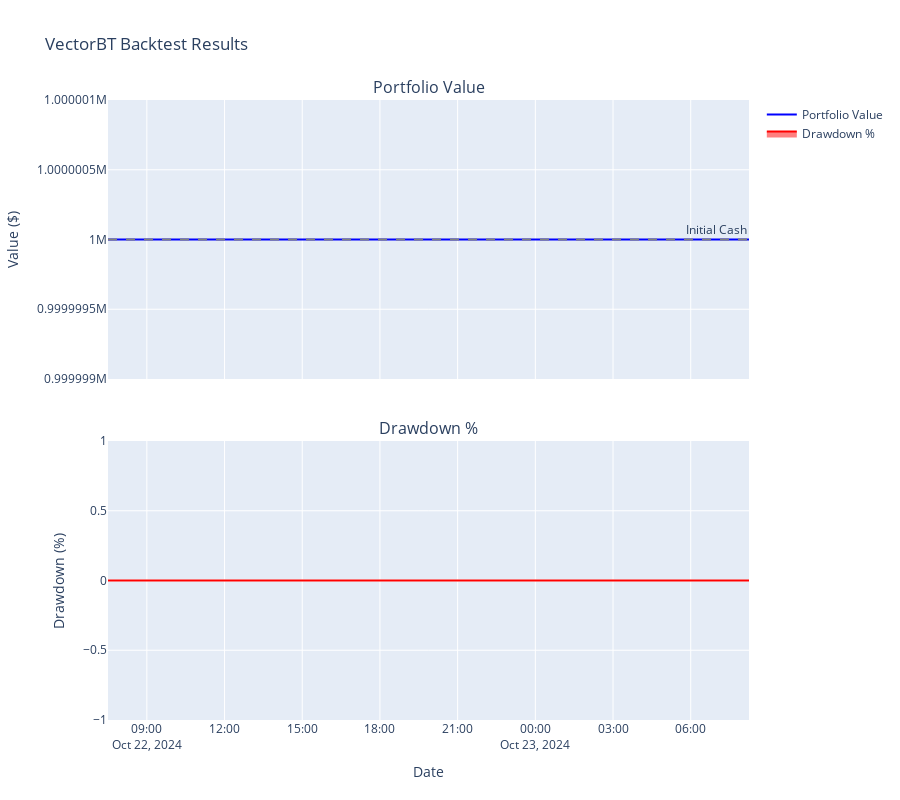

The cell this chart's notebook holds for it:
### Code cell
# ================================================
# 🚀 VECTORBT BACKTESTING - Replacing Manual Simulation
# ================================================

print("🚀 VECTORBT BACKTESTING MODE")
print("=" * 55)

import os
from typing import Dict, cast
import pandas as pd
import json

from src.backtesting.vectorbt_engine import VectorBTBacktester
from src.core.trading_types import ChartInterval
from src.training.data_loader import DataLoader
from src.training.model_trainer import SimpleModelTrainer

# Load model from file (independent from training cell)
simulation_trainer = SimpleModelTrainer()

try:
    success = simulation_trainer.load_model()
    if not success:
        print("❌ Failed to load model from file")
        print("   Make sure you've trained the model first (run Cell 2)")
        simulation_trainer = None
except Exception as e:
    print(f"❌ Error loading model: {e}")
    import traceback
    traceback.print_exc()
    simulation_trainer = None

if simulation_trainer is not None and simulation_trainer.is_trained:
    print("✅ Model loaded successfully!")
    
    # Display model info
    info = simulation_trainer.get_model_info()
    print(f"   Model: {info['model_type']} | Accuracy: {info['accuracy']:.1%} | Features: {info['features']}")
    
    # Configuration
    test_symbol = 'BTCUSDT'
    MAX_CANDLES = 500  # REDUCED for progressive backtesting (each candle recalculates levels!)
    test_data_folder = 'data'
    
    # Threshold settings
    buy_threshold = 0.10
    sell_threshold = 0.10
    
    # VectorBT settings
    initial_cash = 1000000.0
    commission = 0.001  # 0.1%
    slippage = 0.0005   # 0.05%
    
    print(f"\n🎯 Symbol: {test_symbol}")
    print(f"📊 Backtesting: {MAX_CANDLES} candles (PROGRESSIVE - no data leakage)")
    print(f"⚙️  Thresholds: BUY≥{buy_threshold:.0%}, SELL≥{sell_threshold:.0%}")
    print(f"💰 Initial Cash: ${initial_cash:,.2f}")
    print(f"💸 Commission: {commission:.2%} | Slippage: {slippage:.2%}\n")
    
   
    
    # Get file paths
    test_files: Dict[ChartInterval, str] = {
        'M': os.path.join(test_data_folder, f'{test_symbol}-M.json'),
        'W': os.path.join(test_data_folder, f'{test_symbol}-W.json'),
        'D': os.path.join(test_data_folder, f'{test_symbol}-D.json'),
        '1h': os.path.join(test_data_folder, f'{test_symbol}-1h.json'),
        '15m': os.path.join(test_data_folder, f'{test_symbol}-15m.json')
    }
    

    # Load 15m data (primary trading timeframe)
    print("📊 Loading 15m data...")
    test_data = DataLoader.load_single_json_file(test_files['15m'])

    if test_data is None:
        raise ValueError("❌ Could not load test data")

    print(f"✅ Loaded {len(test_data)} total candles")
    print(f"📅 Range: {test_data.index.min()} to {test_data.index.max()}")
    
    # Get a RANDOM segment of MAX_CANDLES for backtesting
    if len(test_data) < MAX_CANDLES:
        print(f"⚠️  Only {len(test_data)} candles available, using all")
    else:
        import random
        # Calculate valid range for random start position
        max_start = len(test_data) - MAX_CANDLES
        random_start = random.randint(0, max_start)
        random_end = random_start + MAX_CANDLES
        
        print(f"🎲 Randomly selecting {MAX_CANDLES} candles from position {random_start} to {random_end}")
        test_data = test_data.iloc[random_start:random_end]
    
    print(f"\n🎬 Starting progressive backtest with {len(test_data)} candles...")
    print(f"📍 Backtest period: {test_data.index.min()} to {test_data.index.max()}")
    
    # Load all timeframe data as DataFrames (needed for level extraction)
    print("\n📂 Loading multi-timeframe data for level extraction...")
    data_dfs: Dict[ChartInterval, pd.DataFrame] = DataLoader.load_multiple_json_files(test_files)
    
    print(f"✅ Loaded {len(data_dfs)} additional timeframes for levels\n")
    
    print("\n" + "=" * 55)
    print("🚀 VECTORBT PROGRESSIVE BACKTEST STARTING...")
    print("=" * 55)
    print("⚠️  Note: Progressive mode recalculates levels for EACH candle")
    print("   This is SLOW but prevents data leakage (realistic trading)")
    print("   Progress bar will show each candle being processed\n")
    
    # Initialize VectorBT backtester
    backtester = VectorBTBacktester(
        trainer=simulation_trainer,
        initial_cash=initial_cash,
        commission=commission,
        slippage=slippage
    )
    
    # Generate signals progressively (includes level extraction per candle)
    signals_df = backtester.generate_signals(
        data=test_data,
        data_dfs=data_dfs,
        buy_threshold=buy_threshold,
        sell_threshold=sell_threshold,
        timeframe='15m'
    )
    
    # Run backtest (THIS IS FAST - vectorized)
    print("\n🚀 Running backtest...")
    portfolio = backtester.run_backtest(signals_df=signals_df, freq='15T')
    
    # Display performance summary
    backtester.print_performance_summary()
    
    # Get trade analysis
    trades_df = backtester.get_trade_analysis()
    
    print("\n" + "=" * 55)
    print("📋 TRADE ANALYSIS")
    print("=" * 55)
    
    if len(trades_df) > 0:
        print(f"\n📊 Total Trades: {len(trades_df)}")
        
        winning_trades = trades_df[trades_df['PnL'] > 0]
        losing_trades = trades_df[trades_df['PnL'] < 0]
        
        print(f"✅ Winning: {len(winning_trades)} ({len(winning_trades)/len(trades_df)*100:.1f}%)")
        print(f"❌ Losing:  {len(losing_trades)} ({len(losing_trades)/len(trades_df)*100:.1f}%)")
        
        if len(winning_trades) > 0:
            print(f"\n💚 Average Win: ${winning_trades['PnL'].mean():.2f}")
            print(f"💚 Largest Win: ${winning_trades['PnL'].max():.2f}")
        
        if len(losing_trades) > 0:
            print(f"💔 Average Loss: ${losing_trades['PnL'].mean():.2f}")
            print(f"💔 Largest Loss: ${losing_trades['PnL'].min():.2f}")
        
        # Show sample trades
        print(f"\n📋 Sample Trades (first 10):")
        print(trades_df.head(10))
    else:
        print("⚠️  No trades executed during backtest period")
    
    print("\n" + "=" * 55)
    print("✅ VECTORBT BACKTEST COMPLETE!")
    print("=" * 55)
    
    # Signal distribution
    signal_counts = signals_df['signal'].value_counts()
    print(f"\n🎯 SIGNAL DISTRIBUTION:")
    for signal in ['BUY', 'SELL', 'HOLD']:
        count = signal_counts.get(signal, 0)
        pct = (count / len(signals_df) * 100) if len(signals_df) > 0 else 0
        print(f"   {signal}: {count} ({pct:.1f}%)")
    
    # Show trading signals (non-HOLD)
    trade_signals = signals_df[signals_df['signal'] != 'HOLD']
    print(f"\n📋 TRADING SIGNALS ({len(trade_signals)} total):")
    if len(trade_signals) > 0:
        for timestamp, row in trade_signals.head(20).iterrows():
            emoji = "🟢" if row['signal'] == 'BUY' else "🔴"
            print(f"   {emoji} {timestamp} | " +
                    f"{row['signal']:4s} @ ${row['close']:8.2f} | " +
                    f"Conf: {row['confidence']:5.1%}")
    else:
        print("   No trading signals generated")
    
    print("\n✅ Progressive backtest complete!")
    print("   ℹ️  Each candle was processed independently with levels extracted")
    print("      at that point in time (no future data leakage)")
    
    # ================================================
    # 📊 OPTIONAL: GENERATE INTERACTIVE PLOTS
    # ================================================
    
    try:
        print("\n📊 Generating interactive plots...")
        # Use static plots (no anywidget dependency)
        backtester.plot_results(use_widgets=False)
    except Exception as e:
        print(f"⚠️  Could not generate plots: {e}")
        if "anywidget" in str(e):
            print("   ℹ️  anywidget not installed")
            print("   Solution: Restart the kernel (Kernel → Restart)")
        print("   Use VectorBT_Backtest.ipynb for full visualization")
    
else:
    print("❌ No model available")
    print("   Please run Cell 2 first to train the model")

### Figure 1 — Plotly figure (JSON) as saved in the notebook; plotly's stock layout.template omitted (floating-point values rounded to 4 significant figures)
{"data": [{"line": {"color": "blue"}, "name": "Portfolio Value", "type": "scatter", "x": ["2024-10-22T07:30:00.000000000", "2024-10-22T07:45:00.000000000", "2024-10-22T08:00:00.000000000", "2024-10-22T08:15:00.000000000", "2024-10-22T08:30:00.000000000", "2024-10-22T08:45:00.000000000", "2024-10-22T09:00:00.000000000", "2024-10-22T09:15:00.000000000", "2024-10-22T09:30:00.000000000", "2024-10-22T09:45:00.000000000", "2024-10-22T10:00:00.000000000", "2024-10-22T10:15:00.000000000", "2024-10-22T10:30:00.000000000", "2024-10-22T10:45:00.000000000", "2024-10-22T11:00:00.000000000", "2024-10-22T11:15:00.000000000", "2024-10-22T11:30:00.000000000", "2024-10-22T11:45:00.000000000", "2024-10-22T12:00:00.000000000", "2024-10-22T12:15:00.000000000", "2024-10-22T12:30:00.000000000", "2024-10-22T12:45:00.000000000", "2024-10-22T13:00:00.000000000", "2024-10-22T13:15:00.000000000", "2024-10-22T13:30:00.000000000", "2024-10-22T13:45:00.000000000", "2024-10-22T14:00:00.000000000", "2024-10-22T14:15:00.000000000", "2024-10-22T14:30:00.000000000", "2024-10-22T14:45:00.000000000", "2024-10-22T15:00:00.000000000", "2024-10-22T15:15:00.000000000", "2024-10-22T15:30:00.000000000", "2024-10-22T15:45:00.000000000", "2024-10-22T16:00:00.000000000", "2024-10-22T16:15:00.000000000", "2024-10-22T16:30:00.000000000", "2024-10-22T16:45:00.000000000", "2024-10-22T17:00:00.000000000", "2024-10-22T17:15:00.000000000", "2024-10-22T17:30:00.000000000", "2024-10-22T17:45:00.000000000", "2024-10-22T18:00:00.000000000", "2024-10-22T18:15:00.000000000", "2024-10-22T18:30:00.000000000", "2024-10-22T18:45:00.000000000", "2024-10-22T19:00:00.000000000", "2024-10-22T19:15:00.000000000", "2024-10-22T19:30:00.000000000", "2024-10-22T19:45:00.000000000", "2024-10-22T20:00:00.000000000", "2024-10-22T20:15:00.000000000", "2024-10-22T20:30:00.000000000", "2024-10-22T20:45:00.000000000", "2024-10-22T21:00:00.000000000", "2024-10-22T21:15:00.000000000", "2024-10-22T21:30:00.000000000", "2024-10-22T21:45:00.000000000", "2024-10-22T22:00:00.000000000", "2024-10-22T22:15:00.000000000", "2024-10-22T22:30:00.000000000", "2024-10-22T22:45:00.000000000", "2024-10-22T23:00:00.000000000", "2024-10-22T23:15:00.000000000", "2024-10-22T23:30:00.000000000", "2024-10-22T23:45:00.000000000", "2024-10-23T00:00:00.000000000", "2024-10-23T00:15:00.000000000", "2024-10-23T00:30:00.000000000", "2024-10-23T00:45:00.000000000", "2024-10-23T01:00:00.000000000", "2024-10-23T01:15:00.000000000", "2024-10-23T01:30:00.000000000", "2024-10-23T01:45:00.000000000", "2024-10-23T02:00:00.000000000", "2024-10-23T02:15:00.000000000", "2024-10-23T02:30:00.000000000", "2024-10-23T02:45:00.000000000", "2024-10-23T03:00:00.000000000", "2024-10-23T03:15:00.000000000", "2024-10-23T03:30:00.000000000", "2024-10-23T03:45:00.000000000", "2024-10-23T04:00:00.000000000", "2024-10-23T04:15:00.000000000", "2024-10-23T04:30:00.000000000", "2024-10-23T04:45:00.000000000", "2024-10-23T05:00:00.000000000", "2024-10-23T05:15:00.000000000", "2024-10-23T05:30:00.000000000", "2024-10-23T05:45:00.000000000", "2024-10-23T06:00:00.000000000", "2024-10-23T06:15:00.000000000", "2024-10-23T06:30:00.000000000", "2024-10-23T06:45:00.000000000", "2024-10-23T07:00:00.000000000", "2024-10-23T07:15:00.000000000", "2024-10-23T07:30:00.000000000", "2024-10-23T07:45:00.000000000", "2024-10-23T08:00:00.000000000", "2024-10-23T08:15:00.000000000"], "xaxis": "x", "y": [1000000.0, 1000000.0, 1000000.0, 1000000.0, 1000000.0, 1000000.0, 1000000.0, 1000000.0, 1000000.0, 1000000.0, 1000000.0, 1000000.0, 1000000.0, 1000000.0, 1000000.0, 1000000.0, 1000000.0, 1000000.0, 1000000.0, 1000000.0, 1000000.0, 1000000.0, 1000000.0, 1000000.0, 1000000.0, 1000000.0, 1000000.0, 1000000.0, 1000000.0, 1000000.0, 1000000.0, 1000000.0, 1000000.0, 1000000.0, 1000000.0, 1000000.0, 1000000.0, 1000000.0, 1000000.0, 1000000.0, 1000000.0, 1000000.0, 1000000.0, 1000000.0, 1000000.0, 1000000.0, 1000000.0, 1000000.0, 1000000.0, 1000000.0, 1000000.0, 1000000.0, 1000000.0, 1000000.0, 1000000.0, 1000000.0, 1000000.0, 1000000.0, 1000000.0, 1000000.0, 1000000.0, 1000000.0, 1000000.0, 1000000.0, 1000000.0, 1000000.0, 1000000.0, 1000000.0, 1000000.0, 1000000.0, 1000000.0, 1000000.0, 1000000.0, 1000000.0, 1000000.0, 1000000.0, 1000000.0, 1000000.0, 1000000.0, 1000000.0, 1000000.0, 1000000.0, 1000000.0, 1000000.0, 1000000.0, 1000000.0, 1000000.0, 1000000.0, 1000000.0, 1000000.0, 1000000.0, 1000000.0, 1000000.0, 1000000.0, 1000000.0, 1000000.0, 1000000.0, 1000000.0, 1000000.0, 1000000.0], "yaxis": "y"}, {"fill": "tozeroy", "line": {"color": "red"}, "name": "Drawdown %", "type": "scatter", "x": ["2024-10-22T07:30:00.000000000", "2024-10-22T07:45:00.000000000", "2024-10-22T08:00:00.000000000", "2024-10-22T08:15:00.000000000", "2024-10-22T08:30:00.000000000", "2024-10-22T08:45:00.000000000", "2024-10-22T09:00:00.000000000", "2024-10-22T09:15:00.000000000", "2024-10-22T09:30:00.000000000", "2024-10-22T09:45:00.000000000", "2024-10-22T10:00:00.000000000", "2024-10-22T10:15:00.000000000", "2024-10-22T10:30:00.000000000", "2024-10-22T10:45:00.000000000", "2024-10-22T11:00:00.000000000", "2024-10-22T11:15:00.000000000", "2024-10-22T11:30:00.000000000", "2024-10-22T11:45:00.000000000", "2024-10-22T12:00:00.000000000", "2024-10-22T12:15:00.000000000", "2024-10-22T12:30:00.000000000", "2024-10-22T12:45:00.000000000", "2024-10-22T13:00:00.000000000", "2024-10-22T13:15:00.000000000", "2024-10-22T13:30:00.000000000", "2024-10-22T13:45:00.000000000", "2024-10-22T14:00:00.000000000", "2024-10-22T14:15:00.000000000", "2024-10-22T14:30:00.000000000", "2024-10-22T14:45:00.000000000", "2024-10-22T15:00:00.000000000", "2024-10-22T15:15:00.000000000", "2024-10-22T15:30:00.000000000", "2024-10-22T15:45:00.000000000", "2024-10-22T16:00:00.000000000", "2024-10-22T16:15:00.000000000", "2024-10-22T16:30:00.000000000", "2024-10-22T16:45:00.000000000", "2024-10-22T17:00:00.000000000", "2024-10-22T17:15:00.000000000", "2024-10-22T17:30:00.000000000", "2024-10-22T17:45:00.000000000", "2024-10-22T18:00:00.000000000", "2024-10-22T18:15:00.000000000", "2024-10-22T18:30:00.000000000", "2024-10-22T18:45:00.000000000", "2024-10-22T19:00:00.000000000", "2024-10-22T19:15:00.000000000", "2024-10-22T19:30:00.000000000", "2024-10-22T19:45:00.000000000", "2024-10-22T20:00:00.000000000", "2024-10-22T20:15:00.000000000", "2024-10-22T20:30:00.000000000", "2024-10-22T20:45:00.000000000", "2024-10-22T21:00:00.000000000", "2024-10-22T21:15:00.000000000", "2024-10-22T21:30:00.000000000", "2024-10-22T21:45:00.000000000", "2024-10-22T22:00:00.000000000", "2024-10-22T22:15:00.000000000", "2024-10-22T22:30:00.000000000", "2024-10-22T22:45:00.000000000", "2024-10-22T23:00:00.000000000", "2024-10-22T23:15:00.000000000", "2024-10-22T23:30:00.000000000", "2024-10-22T23:45:00.000000000", "2024-10-23T00:00:00.000000000", "2024-10-23T00:15:00.000000000", "2024-10-23T00:30:00.000000000", "2024-10-23T00:45:00.000000000", "2024-10-23T01:00:00.000000000", "2024-10-23T01:15:00.000000000", "2024-10-23T01:30:00.000000000", "2024-10-23T01:45:00.000000000", "2024-10-23T02:00:00.000000000", "2024-10-23T02:15:00.000000000", "2024-10-23T02:30:00.000000000", "2024-10-23T02:45:00.000000000", "2024-10-23T03:00:00.000000000", "2024-10-23T03:15:00.000000000", "2024-10-23T03:30:00.000000000", "2024-10-23T03:45:00.000000000", "2024-10-23T04:00:00.000000000", "2024-10-23T04:15:00.000000000", "2024-10-23T04:30:00.000000000", "2024-10-23T04:45:00.000000000", "2024-10-23T05:00:00.000000000", "2024-10-23T05:15:00.000000000", "2024-10-23T05:30:00.000000000", "2024-10-23T05:45:00.000000000", "2024-10-23T06:00:00.000000000", "2024-10-23T06:15:00.000000000", "2024-10-23T06:30:00.000000000", "2024-10-23T06:45:00.000000000", "2024-10-23T07:00:00.000000000", "2024-10-23T07:15:00.000000000", "2024-10-23T07:30:00.000000000", "2024-10-23T07:45:00.000000000", "2024-10-23T08:00:00.000000000", "2024-10-23T08:15:00.000000000"], "xaxis": "x2", "y": [0.0, 0.0, 0.0, 0.0, 0.0, 0.0, 0.0, 0.0, 0.0, 0.0, 0.0, 0.0, 0.0, 0.0, 0.0, 0.0, 0.0, 0.0, 0.0, 0.0, 0.0, 0.0, 0.0, 0.0, 0.0, 0.0, 0.0, 0.0, 0.0, 0.0, 0.0, 0.0, 0.0, 0.0, 0.0, 0.0, 0.0, 0.0, 0.0, 0.0, 0.0, 0.0, 0.0, 0.0, 0.0, 0.0, 0.0, 0.0, 0.0, 0.0, 0.0, 0.0, 0.0, 0.0, 0.0, 0.0, 0.0, 0.0, 0.0, 0.0, 0.0, 0.0, 0.0, 0.0, 0.0, 0.0, 0.0, 0.0, 0.0, 0.0, 0.0, 0.0, 0.0, 0.0, 0.0, 0.0, 0.0, 0.0, 0.0, 0.0, 0.0, 0.0, 0.0, 0.0, 0.0, 0.0, 0.0, 0.0, 0.0, 0.0, 0.0, 0.0, 0.0, 0.0, 0.0, 0.0, 0.0, 0.0, 0.0, 0.0], "yaxis": "y2"}], "layout": {"annotations": [{"font": {"size": 16}, "showarrow": false, "text": "Portfolio Value", "x": 0.5, "xanchor": "center", "xref": "paper", "y": 1, "yanchor": "bottom", "yref": "paper"}, {"font": {"size": 16}, "showarrow": false, "text": "Drawdown %", "x": 0.5, "xanchor": "center", "xref": "paper", "y": 0.45, "yanchor": "bottom", "yref": "paper"}, {"showarrow": false, "text": "Initial Cash", "x": 1, "xanchor": "right", "xref": "x domain", "y": 1000000, "yanchor": "bottom", "yref": "y"}], "height": 800, "hovermode": "x unified", "shapes": [{"line": {"color": "gray", "dash": "dash"}, "type": "line", "x0": 0, "x1": 1, "xref": "x domain", "y0": 1000000, "y1": 1000000, "yref": "y"}], "showlegend": true, "title": {"text": "VectorBT Backtest Results"}, "xaxis": {"anchor": "y", "domain": [0, 1], "matches": "x2", "showticklabels": false}, "xaxis2": {"anchor": "y2", "domain": [0, 1], "title": {"text": "Date"}}, "yaxis": {"anchor": "x", "domain": [0.55, 1], "title": {"text": "Value ($)"}}, "yaxis2": {"anchor": "x2", "domain": [0, 0.45], "title": {"text": "Drawdown (%)"}}}}
